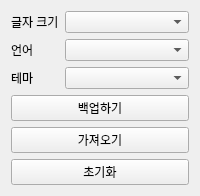
        <widget class="QWidget" name="setting_tab">
         <property name="layoutDirection">
          <enum>Qt::LayoutDirection::LeftToRight</enum>
         </property>
         <attribute name="title">
          <string>설정</string>
         </attribute>
         <layout class="QVBoxLayout" name="verticalLayout_4">
          <item>
           <layout class="QFormLayout" name="formLayout_2">
            <item row="0" column="0">
             <widget class="QLabel" name="font_size_label">
              <property name="text">
               <string>글자 크기</string>
              </property>
             </widget>
            </item>
            <item row="0" column="1">
             <widget class="QComboBox" name="font_size_cbx"/>
            </item>
            <item row="1" column="0">
             <widget class="QLabel" name="lauage_label">
              <property name="text">
               <string>언어</string>
              </property>
             </widget>
            </item>
            <item row="1" column="1">
             <widget class="QComboBox" name="lauage_cbx"/>
            </item>
            <item row="2" column="0">
             <widget class="QLabel" name="theme_label">
              <property name="text">
               <string>테마</string>
              </property>
             </widget>
            </item>
            <item row="2" column="1">
             <widget class="QComboBox" name="theme_cbx"/>
            </item>
           </layout>
          </item>
          <item>
           <layout class="QVBoxLayout" name="verticalLayout_3">
            <property name="spacing">
             <number>6</number>
            </property>
            <item>
             <widget class="QPushButton" name="data_backup_btn">
              <property name="text">
               <string>백업하기</string>
              </property>
             </widget>
            </item>
            <item>
             <widget class="QPushButton" name="data_import_btn">
              <property name="text">
               <string>가져오기</string>
              </property>
             </widget>
            </item>
            <item>
             <widget class="QPushButton" name="data_reset_btn">
              <property name="text">
               <string>초기화</string>
              </property>
             </widget>
            </item>
           </layout>
          </item>
         </layout>
        </widget>
